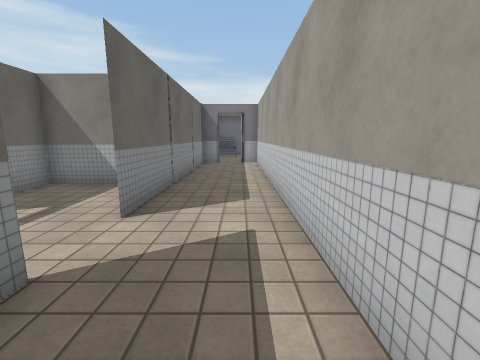
View 1 (above)

24 first-person views from a walk through a Unity game level. The camera is 1.3 m above the floor, tilts 10° down and sees 90° across. Doors are open. The floor is counted in squares, 1 m on a side. Each view is taken from the middle of a square. On the plan, view 1 faces up. The plan holds only what a view shows up to about 12 squares ahead; the rest is blank. The place goes on beyond the plan. The player is left out. Some surface patterns are stand-ins.

View 2
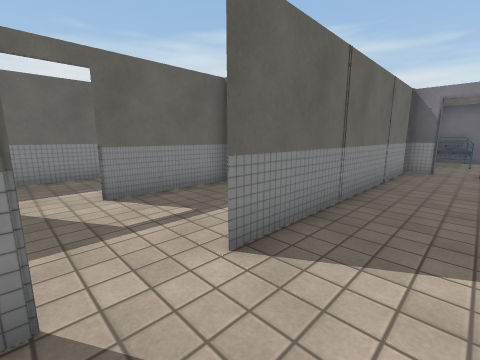

View 3
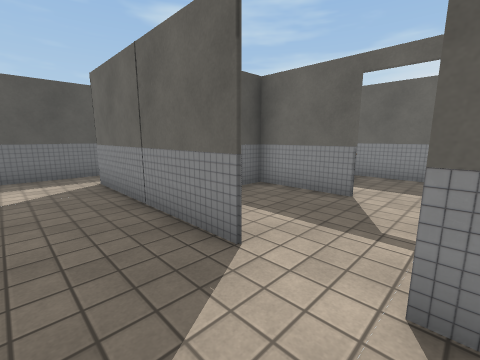

View 4
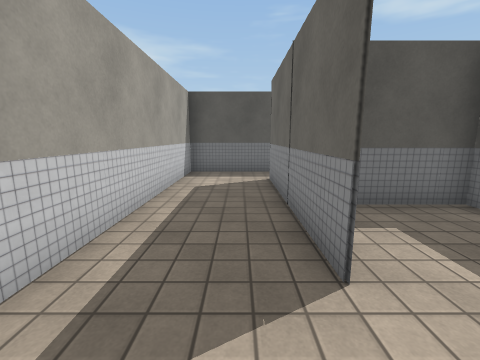

View 5
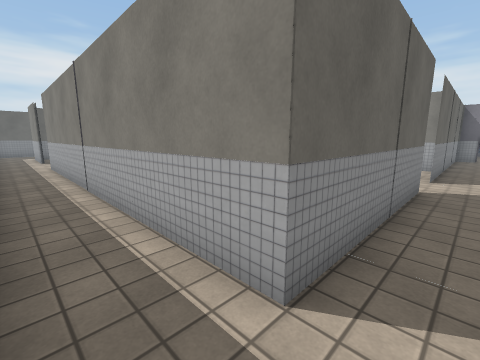

View 6
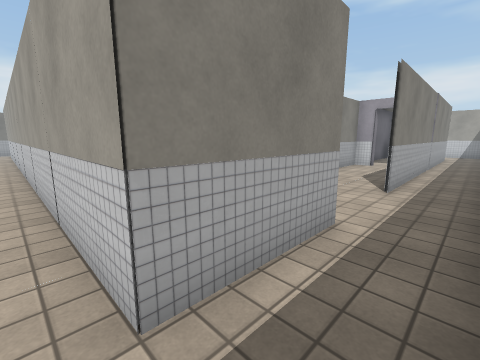

View 7
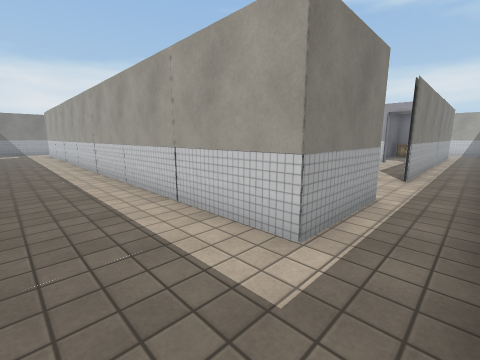

View 8
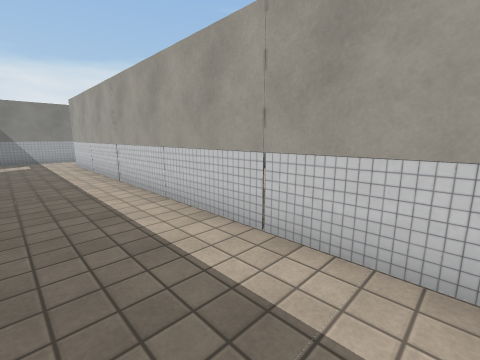

View 9
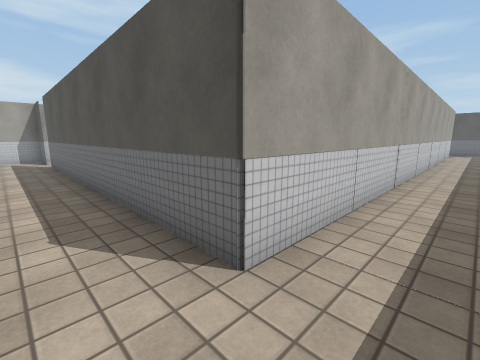

View 10
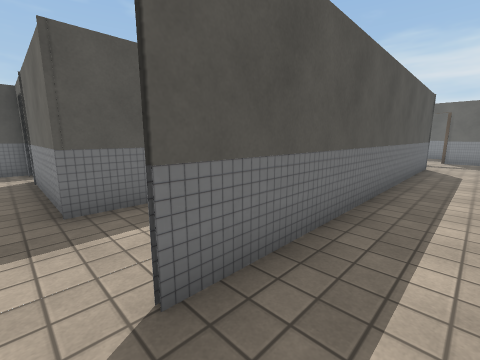

View 11
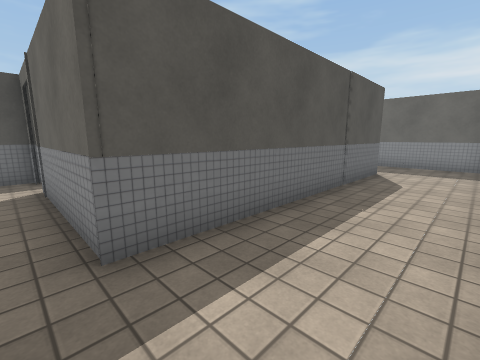

View 12
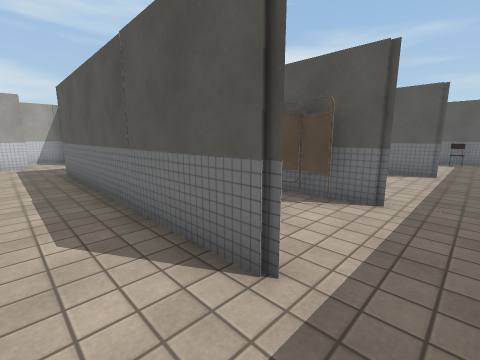

View 13
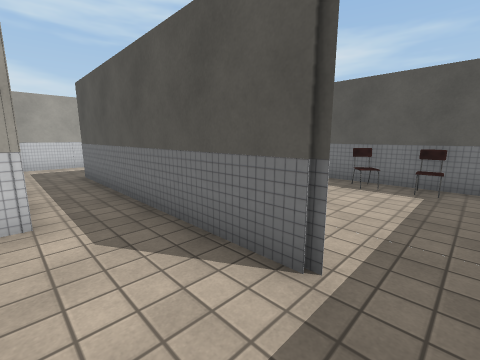

View 14
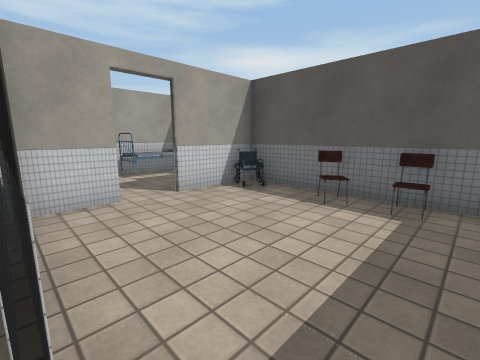

View 15
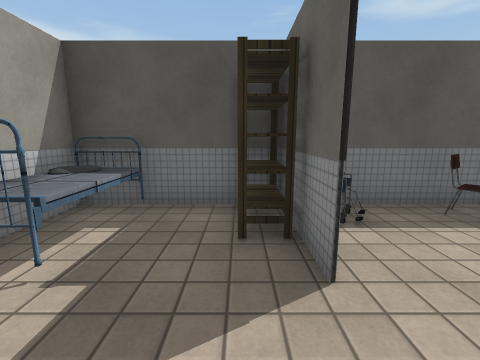

View 16
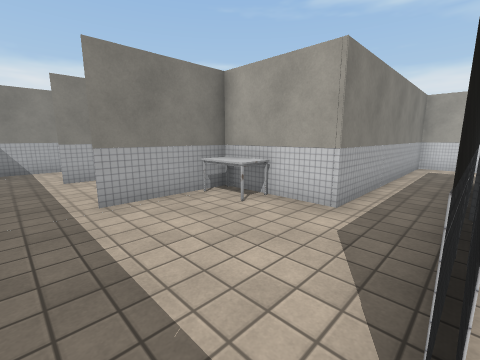

View 17
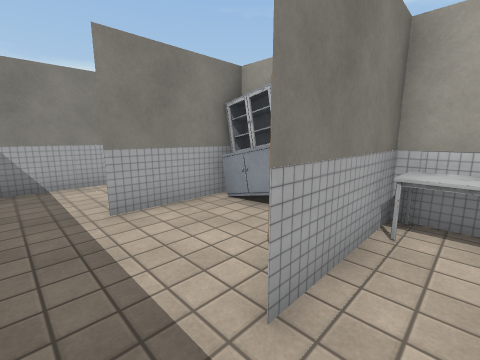

View 18
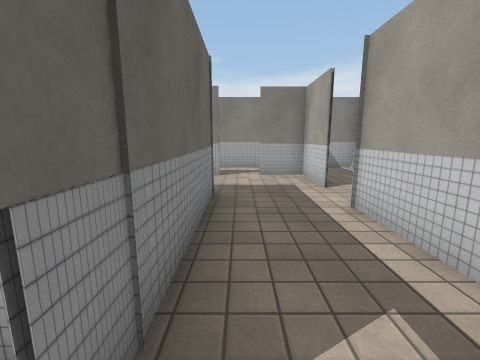

View 19
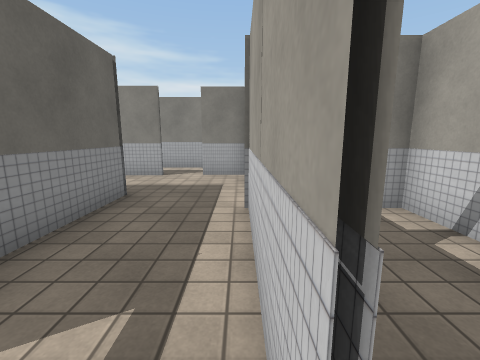

View 20
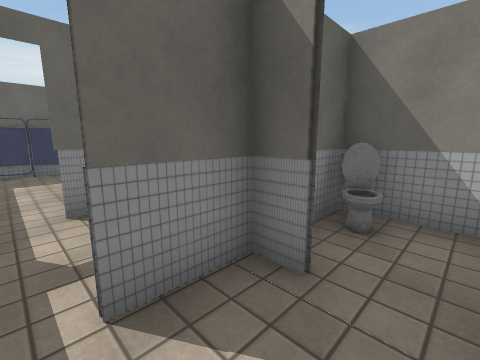

View 21
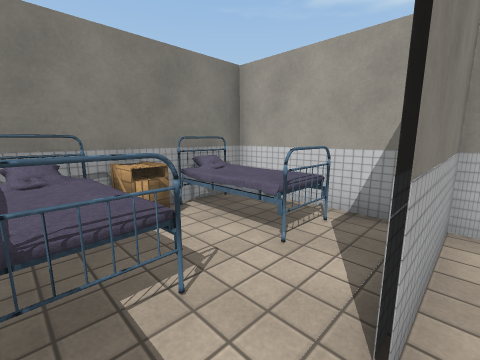

View 22
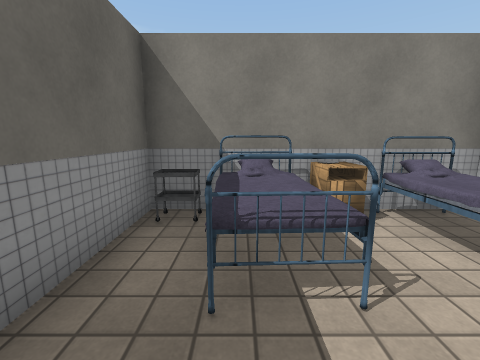

View 23
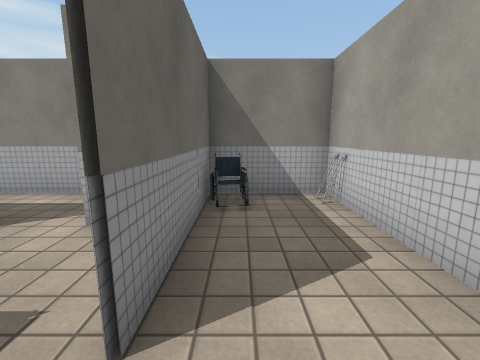

View 24
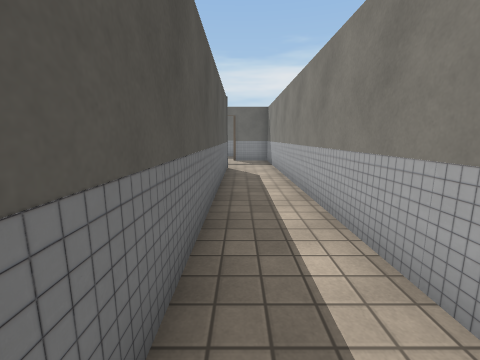

### Floor plan
Ten units are one square. View 1 is at (0, 0); x grows to the right and y downward. Boxes are objects, and circles mark ways between rooms. Rooms are numbered by the first view taken in them; rooms with no view inside come last. Other rooms are left out.
<svg viewBox="-225 -191 239 249">
<path fill="none" stroke="#000" d="M-164 35 -195 35 -195 -164 -76 -164M-77 15 -77 7M-25 53 9 53 9 -118M-19 -21 -19 35 -136 35M-19 -124 -19 -38M-11 -127 -20 -127M-64 -164 -54 -164M-48 -161 -48 -180M-50 -186 -220 -186M-194 -165 -194 -136M-159 -163 -181 -163M-86 -134 -76 -134 -76 -124M-77 -124 -77 -133 -86 -133M-136 -94 -136 -99 -169 -99M-145 -133 -169 -133M-77 -99 -77 -105M-75 -92 -108 -92M-76 -163 -91 -163M-136 -68 -136 -72M-169 -134 -144 -134M-169 -100 -155 -100M-47 -115 -47 -101M-48 -105 -48 -115M-48 -141 -48 -161M-48 -163 -64 -163M-194 -136 -194 -126M-47 -186 -47 -141M-20 -138 -20 -174M-171 -51 -134 -51M-20 -186 -50 -186M-88 -44 -88 -15 -88 -21M-94 -51 -131 -51M-128 -21 -128 -5M-134 -51 -88 -51M-125 6 -95 6M-55 -42 -55 -69M-49 -68 -136 -68M-48 -84 -48 -105M-47 -101 -47 -84M-40 -99 -49 -99M-76 -106 -76 -85M-76 -69 -69 -69M-129 -32 -129 -51M-181 6 -135 6M-129 -5 -129 -21M-131 -51 -170 -51M-54 -21 -54 6 -19 6M-19 -68 -49 -68M-54 -69 -54 -34"/>
<rect x="-155" y="-115" width="20" height="20" fill="#bbb"><title>other object</title></rect>
<rect x="-145" y="-85" width="10" height="10" fill="#bbb"><title>curtain</title></rect>
<rect x="-145" y="-95" width="10" height="10" fill="#bbb"><title>table</title></rect>
<rect x="-145" y="-135" width="10" height="20" fill="#bbb"><title>other object</title></rect>
<rect x="-135" y="-135" width="10" height="10" fill="#bbb"><title>table</title></rect>
<rect x="-125" y="-135" width="20" height="30" fill="#bbb"><title>bed</title></rect>
<rect x="-115" y="-135" width="20" height="10" fill="#bbb"><title>box</title></rect>
<rect x="-95" y="-135" width="20" height="30" fill="#bbb"><title>bed</title></rect>
<rect x="-55" y="-125" width="20" height="10" fill="#bbb"><title>toilet</title></rect>
<rect x="-45" y="-185" width="10" height="10" fill="#bbb"><title>other object</title></rect>
<rect x="-135" y="-5" width="10" height="10" fill="#bbb"><title>other object</title></rect>
<rect x="-125" y="-15" width="10" height="20" fill="#bbb"><title>shelf</title></rect>
<rect x="-105" y="-5" width="20" height="10" fill="#bbb"><title>pillow</title></rect>
<rect x="-105" y="-25" width="20" height="20" fill="#bbb"><title>bed</title></rect>
<rect x="-175" y="-5" width="10" height="10" fill="#bbb"><title>chair</title></rect>
<rect x="-165" y="-5" width="10" height="10" fill="#bbb"><title>chair</title></rect>
<circle cx="-70" cy="-160" r="3" fill="#2a7"/>
<circle cx="-130" cy="10" r="3" fill="#2a7"/>
<circle cx="-90" cy="10" r="3" fill="#2a7"/>
<circle cx="-20" cy="-30" r="3" fill="#2a7"/>
<circle cx="-155" cy="-145" r="3" fill="#2a7"/>
<circle cx="-175" cy="-130" r="3" fill="#2a7"/>
<circle cx="-130" cy="-60" r="3" fill="#2a7"/>
<circle cx="-33" cy="-103" r="3" fill="#2a7"/>
<circle cx="-65" cy="-95" r="3" fill="#2a7"/>
<circle cx="-80" cy="-80" r="3" fill="#2a7"/>
<circle cx="-180" cy="-50" r="3" fill="#2a7"/>
<circle cx="-130" cy="-25" r="3" fill="#2a7"/>
<circle cx="-55" cy="-25" r="3" fill="#2a7"/>
<text x="-130" y="10">1</text>
<text x="-180" y="-150">2</text>
<text x="-110" y="-120">3</text>
<text x="-100" y="-30">4</text>
<text x="-60" y="-90">5</text>
<text x="-160" y="-20">6</text>
<text x="-30" y="-30">7</text>
</svg>
Room 1 opens to room 3. Room 1 opens to room 4. Room 1 opens to room 7. Room 2 opens to room 3. Room 3 opens to room 4. Room 3 opens to room 5. Room 3 opens to room 6. Room 4 opens to room 6. Room 4 opens to room 7.

Where each view was taken, in squares from view 1:
view 1: 0 up, 0 right, facing up
view 2: 2 up, 0 right, facing up-left
view 3: 4 up, 0 right, facing down-left
view 4: 4 up, 1 left, facing down
view 5: 5 down, 1 left, facing up-left
view 6: 5 down, 20 left, facing up-right
view 7: 5 down, 22 left, facing up-right
view 8: 3 up, 22 left, facing up-right
view 9: 18 up, 21 left, facing down-right
view 10: 18 up, 7 left, facing down-left
view 11: 16 up, 7 left, facing down-left
view 12: 15 up, 18 left, facing down-right
view 13: 7 up, 18 left, facing down-right
view 14: 5 up, 18 left, facing down-right
view 15: 4 up, 12 left, facing down
view 16: 5 up, 18 left, facing up-right
view 17: 9 up, 18 left, facing up-right
view 18: 8 up, 7 left, facing up
view 19: 8 up, 5 left, facing up
view 20: 8 up, 3 left, facing up-left
view 21: 9 up, 12 left, facing up-right
view 22: 9 up, 12 left, facing up
view 23: 13 up, 4 left, facing up
view 24: 17 up, 9 left, facing left
